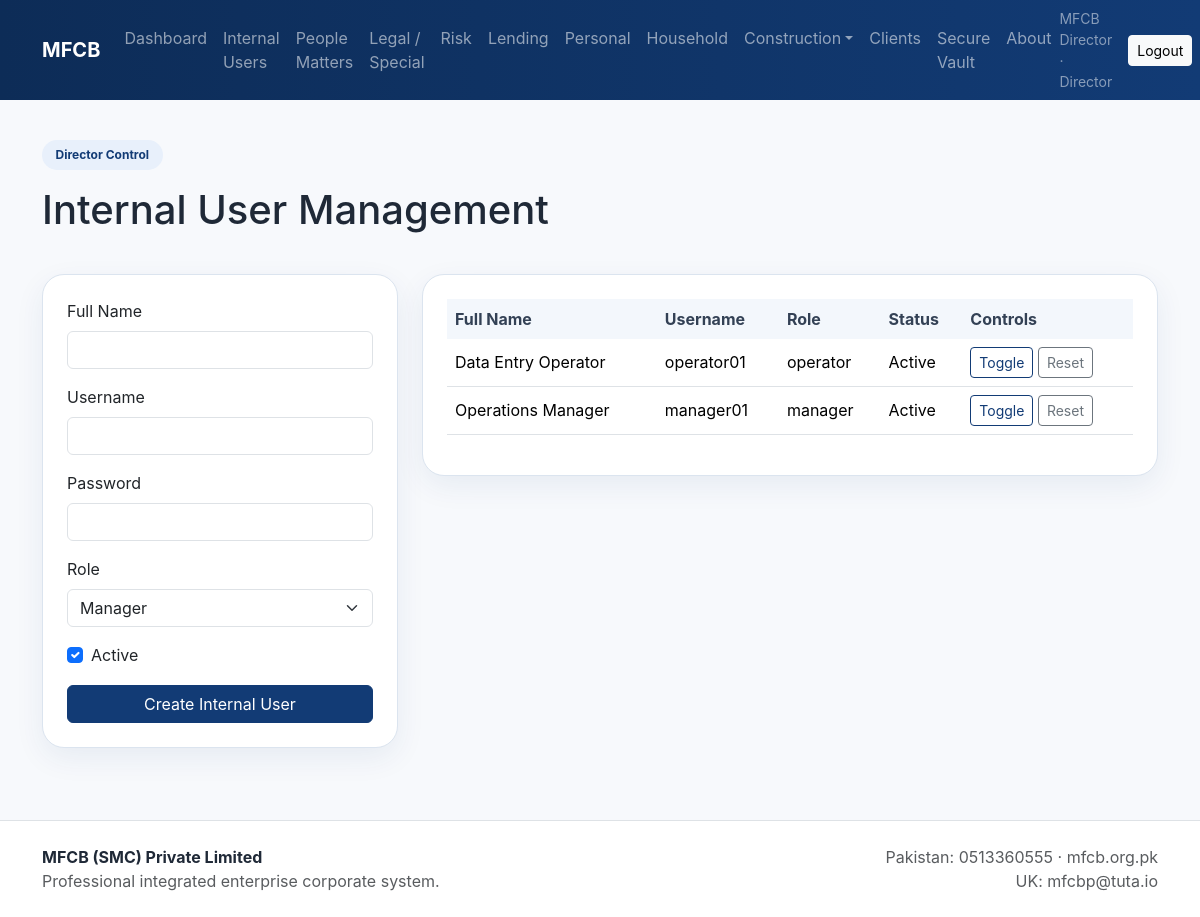
Page /internal-users (signed in) on the committed database.
### app.py (models this page shows, shortened)
class User(db.Model):
    id = db.Column(db.Integer, primary_key=True)
    full_name = db.Column(db.String(150), nullable=False)
    username = db.Column(db.String(80), unique=True, nullable=False, index=True)
    password_hash = db.Column(db.String(255), nullable=False)
    role = db.Column(db.String(30), nullable=False)
    is_active = db.Column(db.Boolean, default=True)
    client_profile_id = db.Column(db.Integer, db.ForeignKey("client_profile.id"), nullable=True)
    client_profile = db.relationship("ClientProfile", foreign_keys=[client_profile_id], backref="account_user", uselist=False)

### app.py (the view, shortened to what this page needs)
@app.route("/internal-users", methods=["GET", "POST"])
@role_required("director")
def internal_users():
    users = User.query.filter(User.role.in_(["manager", "operator"])).order_by(User.id.desc()).all()
    return render_template("director/internal_users.html", users=users)

### app.py (called while the page is built)
def current_user():
    uid = session.get("user_id")
    if not uid:
        return None
    return User.query.get(uid)

@app.context_processor
def inject_globals():
    return {"current_user": current_user(), "MODULES": MODULES, "decimal_to_str": decimal_to_str, "attribute": getattr}

def role_required(*roles):
    def outer(fn):
        from functools import wraps
        @wraps(fn)
        def wrapper(*args, **kwargs):
            user = current_user()
            if not user:
                return redirect(url_for("access_portal"))
            if user.role not in roles:
                abort(403)
            return fn(*args, **kwargs)
        return wrapper
    return outer

### templates/director/internal_users.html (shortened to what this page needs)
{% extends 'base.html' %}
{% block content %}
<section class="container">
  <div class="page-header"><span class="badge badge-soft">Director Control</span><h1 class="mt-3">Internal User Management</h1></div>
  <div class="row g-4">
    <div class="col-lg-4">
      <div class="card soft-card"><div class="card-body">
        <form method="post" class="row g-3">
          <div class="col-12"><label class="form-label">Full Name</label><input name="full_name" class="form-control" required></div>
          <div class="col-12"><label class="form-label">Username</label><input name="username" class="form-control" required></div>
          <div class="col-12"><label class="form-label">Password</label><input name="password" class="form-control" required></div>
          <div class="col-12"><label class="form-label">Role</label><select name="role" class="form-select"><option value="manager">Manager</option><option value="operator">Data Entry Operator</option></select></div>
          <div class="col-12 form-check ms-2"><input class="form-check-input" type="checkbox" name="is_active" checked><label class="form-check-label">Active</label></div>
          <div class="col-12 d-grid"><button class="btn btn-primary">Create Internal User</button></div>
        </form>
      </div></div>
    </div>
    <div class="col-lg-8">
      <div class="card soft-card"><div class="card-body table-responsive">
        <table class="table align-middle">
          <thead><tr><th>Full Name</th><th>Username</th><th>Role</th><th>Status</th><th>Controls</th></tr></thead>
          <tbody>
            {% for u in users %}
            <tr>
              <td>{{ u.full_name }}</td>
              <td>{{ u.username }}</td>
              <td>{{ u.role }}</td>
              <td>{{ 'Active' if u.is_active else 'Inactive' }}</td>
              <td>
                <form method="post" action="{{ url_for('toggle_internal_user', user_id=u.id) }}" class="d-inline"><button class="btn btn-sm btn-outline-primary">Toggle</button></form>
                <button class="btn btn-sm btn-outline-secondary" data-bs-toggle="collapse" data-bs-target="#reset{{ u.id }}">Reset</button>
              </td>
            </tr>
            {% endfor %}
          </tbody>
        </table>
      </div></div>
    </div>
  </div>
</section>
{% endblock %}

### templates/base.html (shortened to what this page needs)
<!doctype html>
<html lang="en">
<head>
  <link href="https://cdn.jsdelivr.net/npm/bootstrap@5.3.3/dist/css/bootstrap.min.css" rel="stylesheet">
  <link href="{{ url_for('static', filename='css/style.css') }}" rel="stylesheet">
</head>
<body>
<nav class="navbar navbar-expand-lg navbar-dark mfcb-nav sticky-top">
  <div class="container">
    <a class="navbar-brand fw-bold" href="{{ url_for('home') }}">MFCB</a>
    <div class="collapse navbar-collapse" id="navbarsExample">
      {% if not current_user %}
      <ul class="navbar-nav me-auto mb-2 mb-lg-0">
        <li class="nav-item"><a class="nav-link" href="{{ url_for('home') }}">Home</a></li>
        <li class="nav-item"><a class="nav-link" href="{{ url_for('about') }}">About</a></li>
        <li class="nav-item"><a class="nav-link" href="{{ url_for('pakistan_real_estate') }}">Pakistan Real Estate</a></li>
        <li class="nav-item"><a class="nav-link" href="{{ url_for('pakistan_construction') }}">Pakistan Construction</a></li>
        <li class="nav-item"><a class="nav-link" href="{{ url_for('uk_real_estate_construction') }}">UK Real Estate & Construction</a></li>
        <li class="nav-item"><a class="nav-link" href="{{ url_for('projects') }}">Projects</a></li>
        <li class="nav-item"><a class="nav-link" href="{{ url_for('contact') }}">Contact</a></li>
        <li class="nav-item"><a class="nav-link" href="{{ url_for('access_portal') }}">Access Portal</a></li>
      </ul>
      {% else %}
      <ul class="navbar-nav me-auto mb-2 mb-lg-0">
        {% if current_user.role == 'director' %}
          <li class="nav-item"><a class="nav-link" href="{{ url_for('dashboard') }}">Dashboard</a></li>
          <li class="nav-item"><a class="nav-link" href="{{ url_for('internal_users') }}">Internal Users</a></li>
          <li class="nav-item"><a class="nav-link" href="{{ url_for('module_list', module_key='people') }}">People Matters</a></li>
          <li class="nav-item"><a class="nav-link" href="{{ url_for('module_list', module_key='legal') }}">Legal / Special</a></li>
          <li class="nav-item"><a class="nav-link" href="{{ url_for('module_list', module_key='risk') }}">Risk</a></li>
          <li class="nav-item"><a class="nav-link" href="{{ url_for('module_list', module_key='lending') }}">Lending</a></li>
          <li class="nav-item"><a class="nav-link" href="{{ url_for('module_list', module_key='personal') }}">Personal</a></li>
          <li class="nav-item"><a class="nav-link" href="{{ url_for('module_list', module_key='household') }}">Household</a></li>
          <li class="nav-item dropdown">
            <a class="nav-link dropdown-toggle" href="#" data-bs-toggle="dropdown">Construction</a>
          </li>
          <li class="nav-item"><a class="nav-link" href="{{ url_for('clients') }}">Clients</a></li>
          <li class="nav-item"><a class="nav-link" href="{{ url_for('secure_vault') }}">Secure Vault</a></li>
          <li class="nav-item"><a class="nav-link" href="{{ url_for('about_internal') }}">About</a></li>
        {% elif current_user.role == 'client' %}
          <li class="nav-item"><a class="nav-link" href="{{ url_for('client_portal') }}">Portal</a></li>
          <li class="nav-item"><a class="nav-link" href="{{ url_for('about_internal') }}">About</a></li>
        {% endif %}
      </ul>
      <div class="d-flex align-items-center gap-3">
        <span class="small text-white-50">{{ current_user.full_name }} · {{ current_user.role|title }}</span>
        <a class="btn btn-light btn-sm" href="{{ url_for('logout') }}">Logout</a>
      </div>
      {% endif %}
    </div>
  </div>
</nav>
<main class="py-4">
  {% block content %}{% endblock %}
</main>
<footer class="border-top py-4 mt-5 bg-white">
  <div class="container d-flex justify-content-between flex-wrap gap-2">
    <div>
      <strong>MFCB (SMC) Private Limited</strong><br>
      <span class="text-muted">Professional integrated enterprise corporate system.</span>
    </div>
    <div class="text-muted text-end">
      Pakistan: 0513360555 · mfcb.org.pk<br>
      UK: mfcbp@tuta.io
    </div>
  </div>
</footer>
</body>
</html>

### static/css/style.css (style rules this page uses)
:root { --mfcb-blue:#123b75; --mfcb-blue-dark:#0d2c57; --mfcb-light:#f4f7fb; --mfcb-border:#dbe4ef; --mfcb-text:#1f2937; }
body { background:#f7f9fc;color:var(--mfcb-text);font-family:Inter,Segoe UI,Arial,sans-serif }
.mfcb-nav { background:linear-gradient(90deg,var(--mfcb-blue-dark),var(--mfcb-blue)) }
.hero-card,.soft-card,.stat-card,.access-card,.info-box,.address-box { background:#fff;border:1px solid var(--mfcb-border);border-radius:22px;box-shadow:0 10px 30px rgba(18,59,117,.07) }
.soft-card .card-body { padding:1.5rem }
.page-header { padding:1rem 0 2rem }
.badge-soft { background:#e8f0fb;color:var(--mfcb-blue);padding:.55rem .85rem;border-radius:999px }
.btn-primary { background:var(--mfcb-blue);border-color:var(--mfcb-blue) }
.btn-outline-primary { color:var(--mfcb-blue);border-color:var(--mfcb-blue) }
.table thead th { background:#f3f7fc;color:#334155;border-bottom:none }
.table td,.table th { vertical-align:middle }

### rows in the picture
User: full_name "MFCB Director", role "Director"
User: full_name "Data Entry Operator", username "operator01", role "operator", is_active "Active"
User: full_name "Operations Manager", username "manager01", role "manager", is_active "Active"
